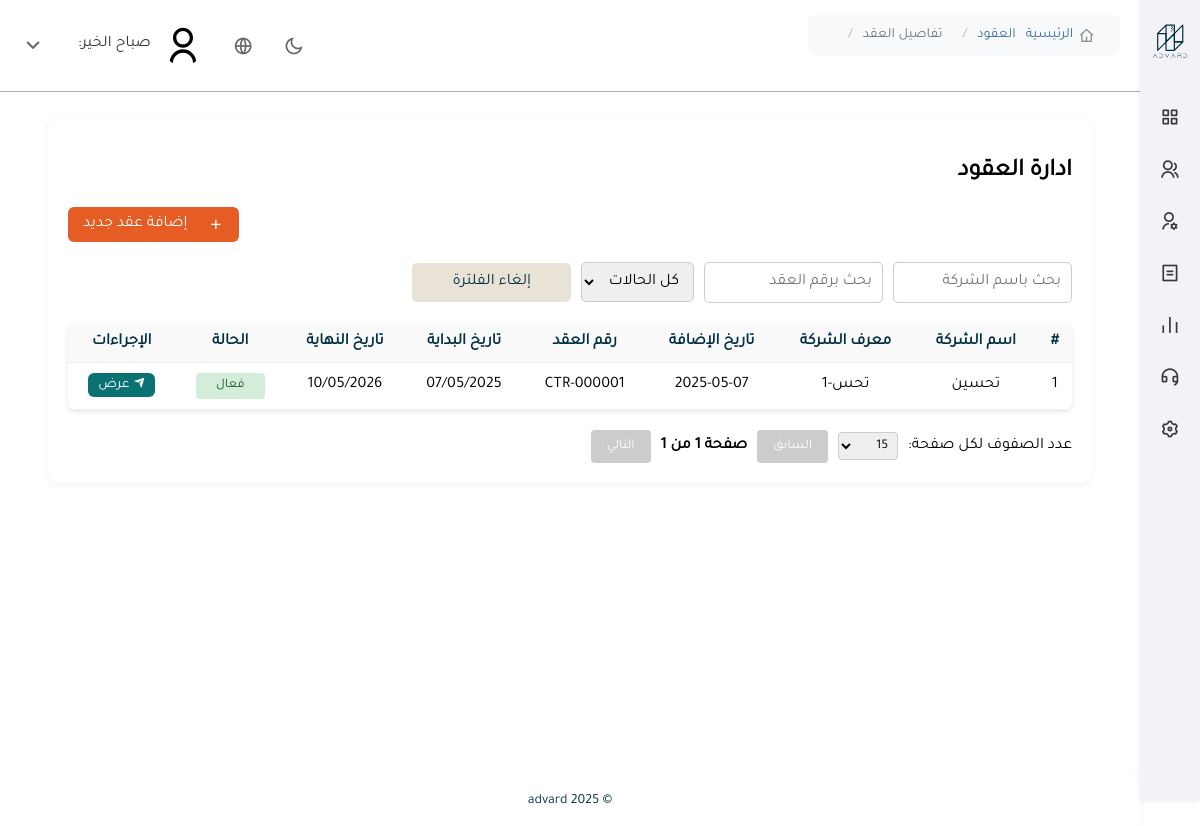
The page /admin-panel/contracts/manage/ on the database as committed earlier.
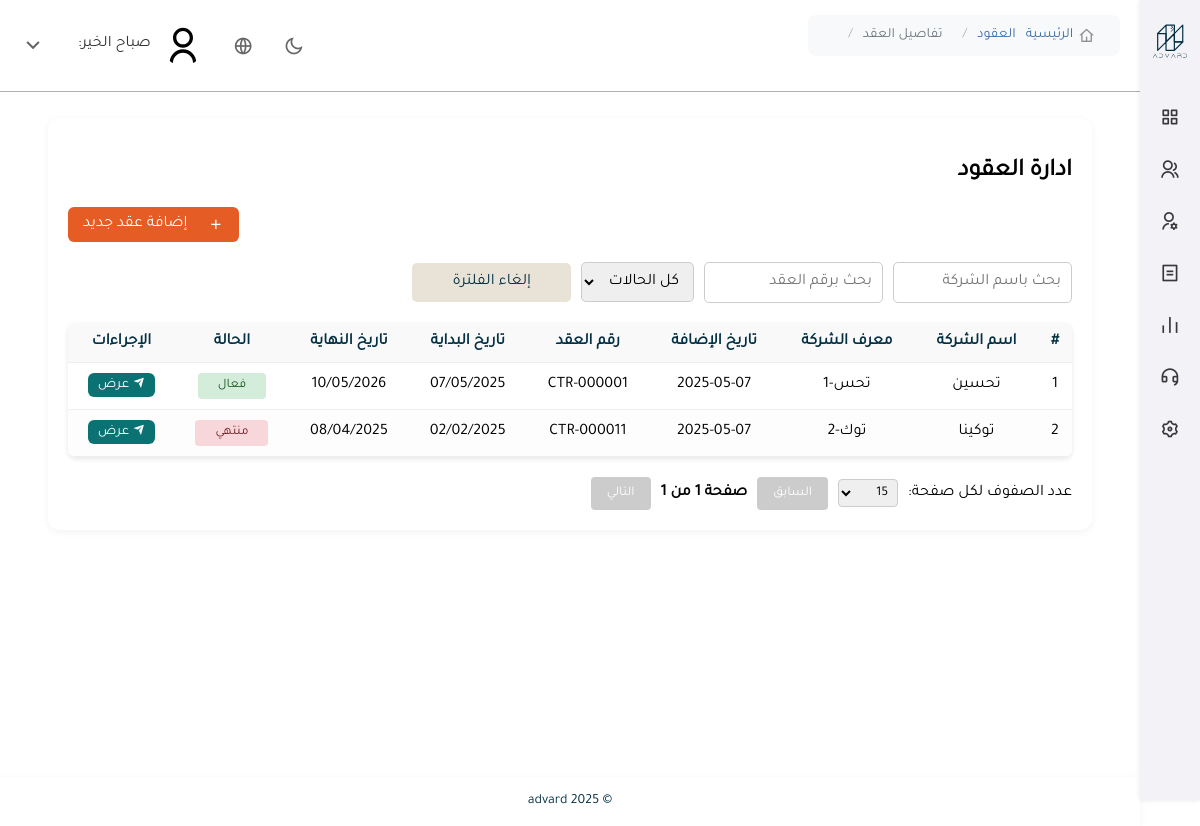
The same page on the database as committed later.
### backend/contracts/models.py (models this page shows, shortened)
class CompanyContract(models.Model):
    STATUS_CHOICES = [
        ('active', 'فعال'),
        ('expiring', 'ينتهي قريباً'),
        ('expired', 'منتهي'),
        ('cancelled', 'ملغي'),
    ]
    PAYMENT_METHODS = [
        ('bank_transfer', 'تحويل بنكي'),
        ('credit_card', 'بطاقة ائتمان'),
        ('e_payment', 'دفع إلكتروني'),
    ]
    PAYMENT_STATUS_CHOICES = [
        ('paid', 'مدفوع'),
        ('unpaid', 'غير مدفوع'),
        ('pending', 'قيد الانتظار'),
    ]
    contract_number = models.CharField(max_length=100, unique=True, verbose_name="رقم العقد")
    company = models.ForeignKey(Company, on_delete=models.CASCADE, verbose_name="الشركة")
    plan = models.ForeignKey(SubscriptionPlan, on_delete=models.SET_NULL, null=True, blank=True, verbose_name="الباقة")
    employee_count = models.PositiveIntegerField(null=True, blank=True, verbose_name="عدد الموظفين")
    vat_percentage = models.DecimalField(max_digits=5, decimal_places=2, default=15.0, verbose_name="نسبة ضريبة القيمة المضافة (%)")
    vat_amount = models.DecimalField(max_digits=10, decimal_places=2, null=True, blank=True, verbose_name="قيمة الضريبة")
    final_with_vat = models.DecimalField(max_digits=10, decimal_places=2, null=True, blank=True, verbose_name="الإجمالي شامل الضريبة")
    start_date = models.DateField(verbose_name="تاريخ البداية")
    end_date = models.DateField(verbose_name="تاريخ الانتهاء")
    renewed_start_date = models.DateField(null=True, blank=True, verbose_name="تاريخ بداية التجديد")
    last_renewal_date = models.DateField(null=True, blank=True, verbose_name="تاريخ التجديد الأخير")
    renewal_count = models.PositiveIntegerField(default=0, verbose_name="عدد مرات التجديد")
    next_renewal_date = models.DateField(null=True, blank=True, verbose_name="تاريخ التجديد القادم")
    status = models.CharField(max_length=20, choices=STATUS_CHOICES, default='active', verbose_name="الحالة")
    contract_cost = models.DecimalField(max_digits=10, decimal_places=2, null=True, blank=True, verbose_name="تكلفة العقد")
    discount_value = models.DecimalField(max_digits=5, decimal_places=2, default=0, verbose_name="قيمة الخصم (نسبة %)")
    final_amount = models.DecimalField(
        max_digits=10,
        decimal_places=2,
        null=True,
        blank=True,
        verbose_name="الإجمالي بعد الخصم"
    )
    payment_method = models.CharField(max_length=20, choices=PAYMENT_METHODS, null=True, blank=True, verbose_name="طريقة الدفع")
    payment_status = models.CharField(max_length=20, choices=PAYMENT_STATUS_CHOICES, default='unpaid', verbose_name="حالة الدفع")
    invoice_number = models.CharField(max_length=100, null=True, blank=True, verbose_name="رقم الفاتورة")
    auto_renewal = models.BooleanField(default=False, verbose_name="تجديد تلقائي؟")
    signer_name = models.CharField(max_length=255, null=True, blank=True, verbose_name="اسم الموقّع")
    signer_email = models.EmailField(null=True, blank=True, verbose_name="البريد الإلكتروني للموقّع")
    signer_position = models.CharField(max_length=100, null=True, blank=True, verbose_name="الصفة الوظيفية للموقّع")
    terms = models.TextField(verbose_name="الشروط")
    notes = models.TextField(blank=True, null=True, verbose_name="ملاحظات إضافية")
    contract_file = models.FileField(upload_to='contracts/', null=True, blank=True, verbose_name="ملف العقد (اختياري)")
    created_at = models.DateTimeField(auto_now_add=True, verbose_name="تاريخ الإنشاء")
    updated_at = models.DateTimeField(auto_now=True, verbose_name="آخر تحديث")
    approved_by = models.CharField(max_length=255, null=True, blank=True, verbose_name="تمت الموافقة بواسطة")
    approval_date = models.DateTimeField(null=True, blank=True, verbose_name="تاريخ الموافقة")
    is_cancelled = models.BooleanField(default=False, verbose_name="تم الإلغاء؟")
    class Meta:
        verbose_name = "عقد شركة"
        verbose_name_plural = "عقود الشركات"

### backend/accounts/models.py (models this page shows, shortened)
class Company(models.Model):
    name = models.CharField(max_length=255, verbose_name="اسم الشركة")
    company_code = models.CharField(max_length=50, unique=True, verbose_name="المعرف الداخلي")
    contact_name = models.CharField(max_length=100, verbose_name="اسم المسؤول")
    contact_phone = models.CharField(max_length=20, verbose_name="رقم جوال المسؤول")
    phone = models.CharField(max_length=20, null=True, blank=True, verbose_name="هاتف الشركة")
    city = models.CharField(max_length=100, verbose_name="المدينة")
    field = models.CharField(max_length=100, verbose_name="مجال العمل")
    created_at = models.DateTimeField(auto_now_add=True, verbose_name="تاريخ الإنشاء")
    class Meta:
        verbose_name = "شركة"
        verbose_name_plural = "الشركات"

### backend/admin_panel/views.py (the view)
# urls.py: path('contracts/manage/', views.contracts_list_view, name='admin_contracts'),
def contracts_list_view(request):
    return contracts_list(request)  # ✅ استدعاء الفيو مباشرة دون تكرار الكود

### backend/accounts/context_processors.py (called while the page is built)
def user_avatar(request):
    default_avatar = '/static/images/default_avatar.svg'
    if request.user.is_authenticated:
        avatar = getattr(request.user, 'avatar', None)
        if avatar:
            avatar_path = os.path.join(settings.MEDIA_ROOT, avatar.name)
            if os.path.exists(avatar_path):
                return {'user_avatar': avatar.url}
    return {'user_avatar': default_avatar}

### backend/admin_panel/templates/admin_panel/contracts.html (shortened to what this page needs)
{% extends 'admin_panel/panel_base.html' %}
{% load static %}
{% block content %}
<div class="page-container">
<h2>ادارة العقود </h2>
<div class="action-buttons" style="text-align: left; margin-bottom: 20px;">
    <a href="{% url 'contracts:add_contract' %}" class="btn-edit">
        <i class="ri-add-line"></i> إضافة عقد جديد
    </a>
</div>
<div class="filters">
    <input type="text" id="searchCompany" placeholder="بحث باسم الشركة">
    <input type="text" id="searchContractNumber" placeholder="بحث برقم العقد">
    <select id="filterStatus">
        <option value="">كل الحالات</option>
    </select>
    <button id="clearFilters">إلغاء الفلترة</button>
</div>
    <table class="data-table">
        <thead>
            <tr>
                <th>#</th>
                <th>اسم الشركة</th>
                <th>معرف الشركة</th>
                <th>تاريخ الإضافة</th>
                <th>رقم العقد</th>
                <th>تاريخ البداية</th>
                <th>تاريخ النهاية</th>
                <th>الحالة</th>
                <th>الإجراءات</th>
            </tr>
        </thead>
        <tbody>
            {% for contract in contracts %}
            <tr data-end-date="{{ contract.end_date|date:'Y-m-d' }}"
                data-start-date="{{ contract.start_date|date:'Y-m-d' }}">
                <td>{{ forloop.counter }}</td>
                <td>{{ contract.company.name }}</td>
                <td>{{ contract.company.company_code }}</td>
                <td>{{ contract.created_at|date:"Y-m-d" }}</td>
                <td>{{ contract.contract_number }}</td>
                <td class="start-date">{{ contract.start_date|date:"d/m/Y" }}</td>
                <td class="end-date">{{ contract.end_date|date:"d/m/Y" }}</td>
                <td class="status-cell">
                    {% if contract.status == 'active' %}
                        <span class="status-active">فعال</span>
                    {% elif contract.status == 'expiring' %}
                        <span class="status-expiring">ينتهي قريبًا</span>
                    {% else %}
                        <span class="status-expired">منتهي</span>
                    {% endif %}
                </td>
                <td class="actions">
                    <a href="{% url 'contracts:contract_detail' contract.id %}" class="btn-view-details">
                        <i class="ri-send-plane-fill"></i> عرض
                    </a>
                </td>
            </tr>
            {% empty %}
            <tr>
                <td colspan="7">لا توجد عقود متاحة حاليًا</td>
            </tr>
            {% endfor %}
        </tbody>
    </table>
    <div class="pagination">
        <label for="rowsPerPage">عدد الصفوف لكل صفحة:</label>
        <select id="rowsPerPage">
            <option value="15" selected>15</option>
        </select>
        <button id="prevPage" disabled>السابق</button>
        <span id="pageInfo"></span>
        <button id="nextPage">التالي</button>
    </div>
</div>
{% endblock content %}

Rows that differ between the two databases and show on the page:
added CompanyContract: company.name "توكينا", company.company_code "توك-2", created_at "2025-05-07", contract_number "CTR-000011", start_date "02/02/2025", end_date "08/04/2025", status "منتهي"
